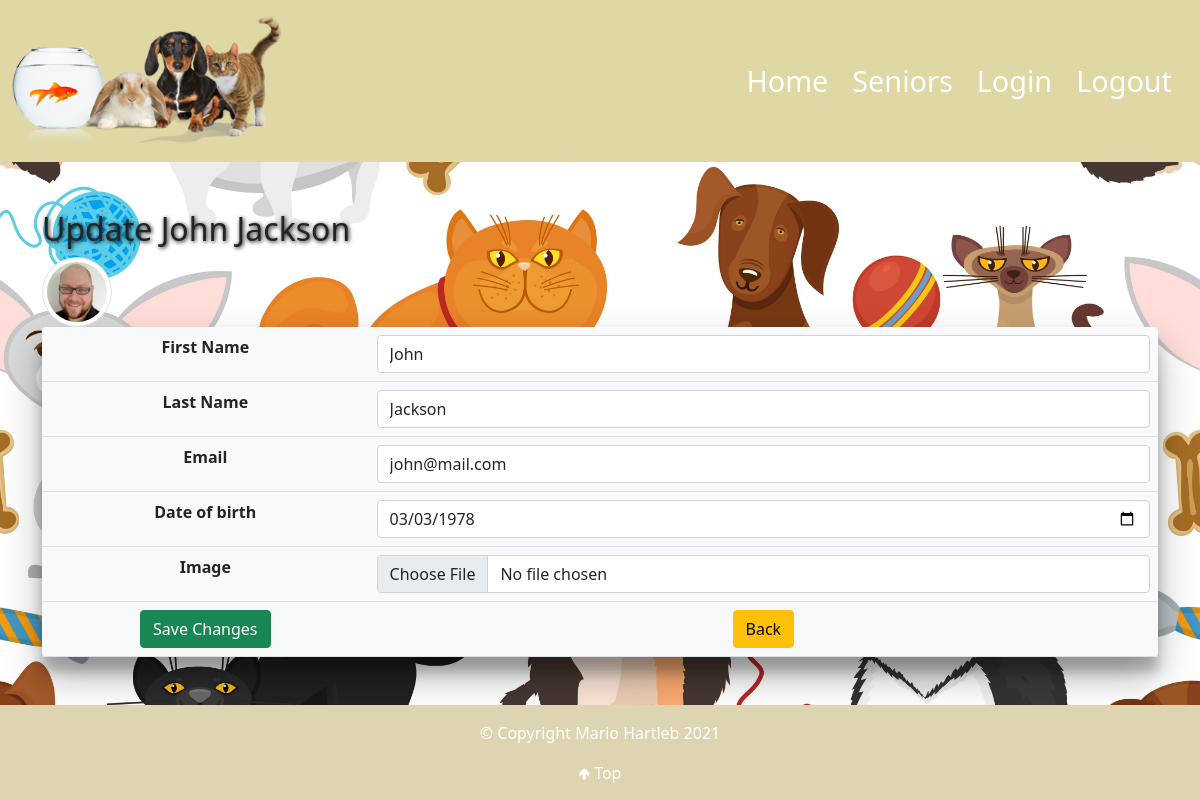
The page /update.php?id=7 (signed in) on the database its author committed.
### tables this page shows
CREATE TABLE `user` (
  `id` int(11) NOT NULL,
  `f_name` varchar(255) NOT NULL,
  `l_name` varchar(255) NOT NULL,
  `pass` varchar(255) NOT NULL,
  `date_of_birth` date NOT NULL,
  `email` varchar(255) NOT NULL,
  `image` varchar(255) DEFAULT NULL,
  `status` varchar(4) NOT NULL DEFAULT 'user'
);

### update.php (the view, shortened to what this page needs)
<?php
require_once 'components/db_connect.php';
$backBtn = '';
if (isset($_SESSION["adm"])) {
    $backBtn = "dashBoard.php";
}
if (isset($_SESSION["user"])) {
    $session = $_SESSION["user"];
} else {
    $session = $_SESSION["adm"];
}
$sql = "SELECT * FROM user WHERE id = {$session}";
$result = mysqli_query($connect, $sql);
$row = $result->fetch_assoc();
if ($row["status"] == "adm") {
    if (isset($_GET['id'])) {
        $id = $_GET['id'];
        $sql = "SELECT * FROM user WHERE id = {$id}";
        $result = $connect->query($sql);
        if ($result->num_rows == 1) {
            $data = $result->fetch_assoc();
            $f_name = $data['f_name'];
            $l_name = $data['l_name'];
            $email = $data['email'];
            $date_birth = $data['date_of_birth'];
        }
    }
}
?>
<!DOCTYPE html>
<html lang="en">
<head>
    <?php require_once 'components/boot.php' ?>
    <link rel="stylesheet" href="css/styles.css">
</head>
<body>
    <?php include_once "components/navbar1.php";?>
    <div class="container">
        <h2>Update <?php echo $f_name ?> <?php echo $l_name ?></h2>
        <img class='img-thumbnail rounded-circle' src='pictures/<?php echo $data['image'] ?>' alt="<?php echo $f_name ?>">
        <form method="post" enctype="multipart/form-data">
            <table class="table bg-light shadow-css rounded">
                <tr>
                    <th>First Name</th>
                    <td><input class="form-control" type="text" name="f_name" placeholder="First Name" value="<?php echo $f_name ?>" /></td>
                </tr>
                <tr>
                    <th>Last Name</th>
                    <td><input class="form-control" type="text" name="l_name" placeholder="Last Name" value="<?= $l_name ?>" /></td>
                </tr>
                <tr>
                    <th>Email</th>
                    <td><input class="form-control" type="email" name="email" placeholder="Email" value="<?php echo $email ?>" /></td>
                </tr>
                <tr>
                    <th>Date of birth</th>
                    <td><input class="form-control" type="date" name="date_of_birth" placeholder="Date of birth" value="<?php echo $date_birth ?>" /></td>
                </tr>
                <tr>
                    <th>Image
                    </th>
                    <td><input class="form-control" type="file" name="image" /></td>
                </tr>
                <tr>
                    <td><button name="submit" class="btn btn-success" type="submit">Save Changes</button></td>
                    <td><a href="<?php echo $backBtn ?>"><button class="btn btn-warning" type="button">Back</button></a></td>
                </tr>
            </table>
        </form>
    </div>
    <?php include_once "components/footer.php";?>
</body>
</html>

### css/styles.css (style rules this page uses)
* { box-sizing: border-box; margin: 0; padding: 0; }
body { background: url("../pictures/animal_bg-min.jpg"); background-size: cover; min-height: 100vh; }
h2, .h2 { text-shadow: 1px 1px 4px black; }
.shadow-css { box-shadow: rgba(0, 0, 0, 0.3) 0px 19px 38px, rgba(0, 0, 0, 0.22) 0px 15px 12px; }
.img-thumbnail { height: 70px !important; }
td { text-align: center; vertical-align: middle; }
tr { text-align: center; }
a { text-decoration: none; }

### update.php (style rules this page uses)
.img-thumbnail { width: 70px !important; height: 70px !important; }

### rows shown on the page
user: f_name "John", l_name "Jackson", image (picture), email "john@mail.com", date_of_birth "03/03/1978"
